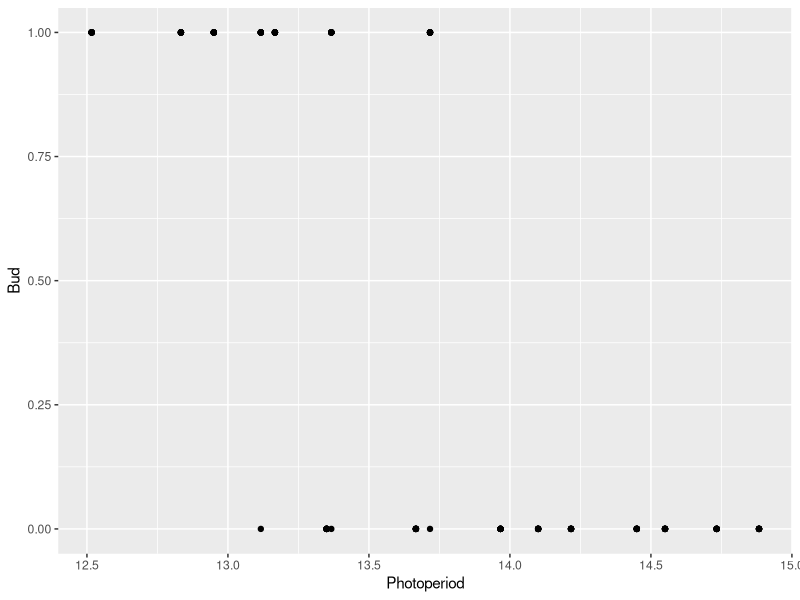
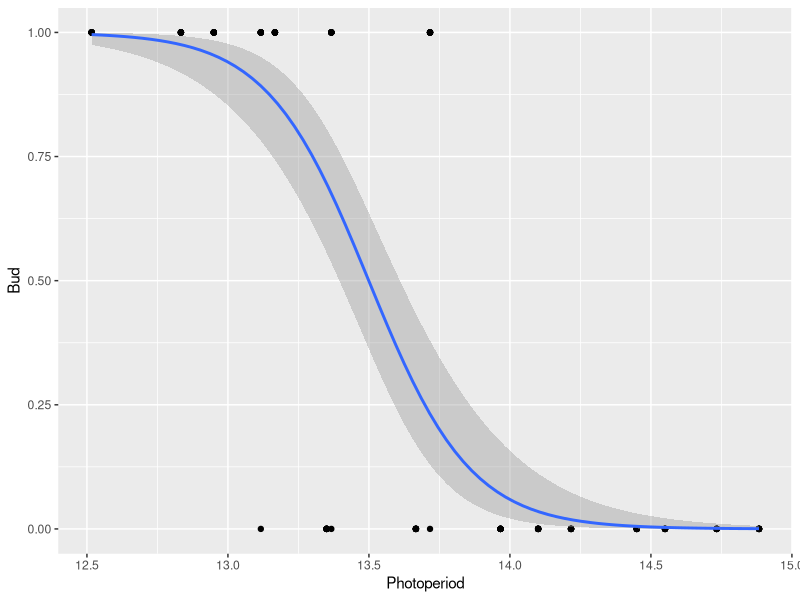
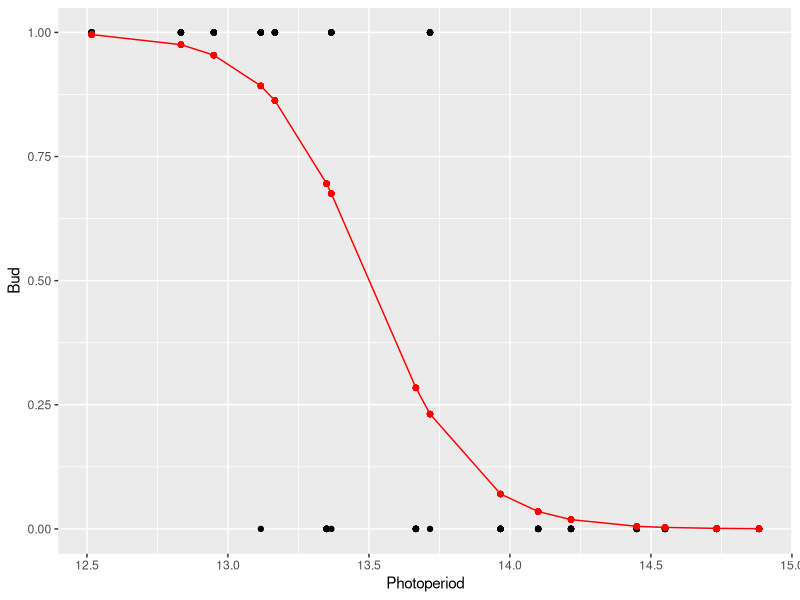
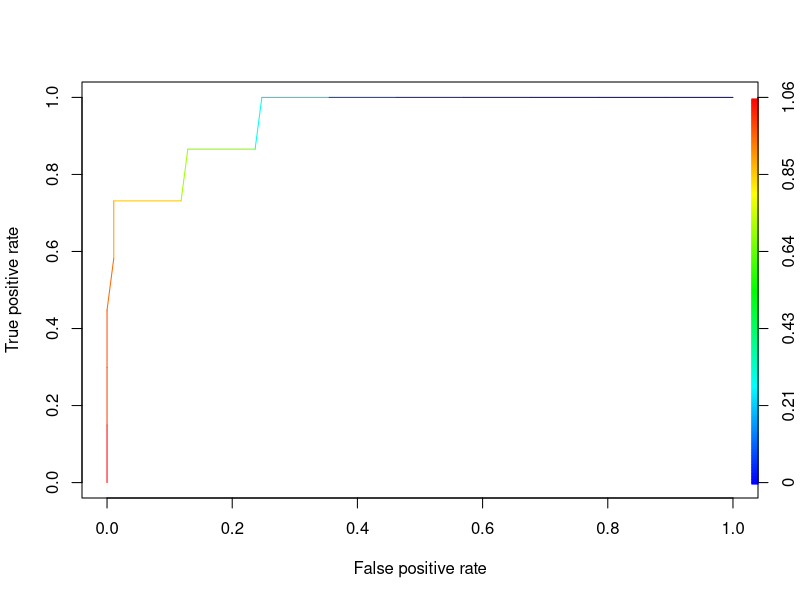
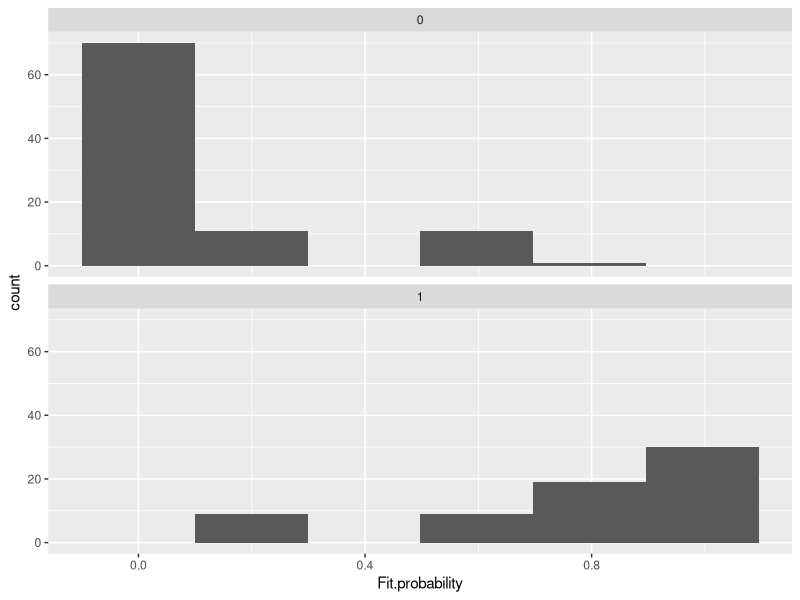

These figures' R source, in order:
library(tidyverse)
library(ROCR)

# read CSV:
( violets <- read_csv("../datasets/violets.csv", col_types=cols()) %>% 
    select(Year:Day,Photoperiod:`Bud counts`))

( chasm <- violets %>% 
    filter(`Bud type`=="Chasmogamous") %>% 
    mutate(Bud = as.numeric((`Bud counts` > 0)) ) %>% 
    select(Photoperiod,Bud) )
( g <- ggplot(chasm, aes(Photoperiod, Bud)) + geom_point() )
# #ggsave("../images/chasm.png", device="png")

chasm %>% summarize(Total=n(), With.buds = sum(Bud), Percentage = mean(Bud))

( pi.hat <- mean( chasm$Bud ) )
( chasm <- chasm %>% mutate(Null.probability = (pi.hat^Bud)*(1-pi.hat)^(1-Bud) ) )
( null.likelihood <- prod( chasm$Null.probability ) )
( null.deviance <- -2*log( null.likelihood ) )

( null.fit <- glm(Bud ~ 1, data = chasm, family=binomial) )
# summary( null.fit )

( chasm.fit <- glm(Bud ~ Photoperiod, data = chasm, family=binomial) )
summary( chasm.fit )
link <- family(chasm.fit)$link
linkinv <- family(chasm.fit)$linkinv

new <- tibble( Photoperiod = c(13,13.5,14))
responses <- predict( chasm.fit, new, type="response" )
links <- predict( chasm.fit, new, type="link", se.fit=TRUE )
(predictions <- tibble( Photoperiod = new$Photoperiod ) %>%
    mutate( Response = responses ) %>% 
    mutate( Link = links$fit ) %>% 
    mutate( Link.SE = links$se.fit ))
( predictions <- predictions %>% 
    mutate( Link.lwr = Link - 1.96*Link.SE ) %>% 
    mutate( Link.upr = Link + 1.96*Link.SE ) )
( predictions <- predictions %>% 
    mutate( Response.lwr = linkinv(Link.lwr) ) %>% 
    mutate( Response.upr = linkinv(Link.upr) ) ) 
ggplot(chasm,aes(Photoperiod,Bud))+geom_point()+geom_smooth(method="glm",method.args = list(family = "binomial"))
#ggsave("../images/chasm_fit_ci.png",device="png")

vcov(chasm.fit)

( chasm <- chasm %>% mutate(Fit.probability = chasm.fit$fitted.values) )
g + geom_point(data=chasm,aes(Photoperiod,Fit.probability),color="red") + 
  geom_line(data=chasm,aes(Photoperiod,Fit.probability),color="red")
# #ggsave("../images/chasm_fit.png",device="png")

( chasm <- chasm %>% mutate(Classifier = as.numeric(Photoperiod < 13.5 ) ) )
classifier.table <- table( chasm$Bud, chasm$Classifier )
colnames(classifier.table)=c("Bud not predicted","Bud predicted")
rownames(classifier.table)=c("Bud not observed","Bud observed")
classifier.table
mean( chasm$Bud != chasm$Classifier)
mean( chasm$Bud == chasm$Classifier)

chasm <- chasm %>% mutate(Classifier = as.numeric(Fit.probability > .90 ) )
classifier.table <- table( chasm$Bud, chasm$Classifier ) 
colnames(classifier.table)=c("Bud not predicted","Bud predicted")
rownames(classifier.table)=c("Bud not observed","Bud observed")
classifier.table
mean( chasm$Bud != chasm$Classifier)

chasm <- chasm %>% mutate(Classifier = as.numeric(Fit.probability > .05 ) )
classifier.table <- table( chasm$Bud, chasm$Classifier )
colnames(classifier.table)=c("Bud not predicted","Bud predicted")
rownames(classifier.table)=c("Bud not observed","Bud observed")
classifier.table
mean( chasm$Bud != chasm$Classifier)

pred <- prediction(chasm$Fit.probability, chasm$Bud)
perf <- performance(pred,"tpr","fpr")
plot(perf, colorize=TRUE )
auc <- performance( pred, "auc")
auc@y.values[[1]]

( counts <- chasm %>% group_by(Photoperiod) %>% summarize(N = n(), Observed = sum(Bud), Expected = mean(Fit.probability)*n(), .groups="drop"  ) )
# round( as.data.frame(counts), 3 )

chasm <- chasm %>% 
  mutate( Likelihood = (Fit.probability^Bud)*(1-Fit.probability)^(1-Bud))
( max.likelihood <- prod( chasm$Likelihood ) )
max.likelihood / null.likelihood
log( max.likelihood )
( residual.deviance <- -2*log(max.likelihood) ) 

( G2 <- -2*log(null.likelihood / max.likelihood) )
2*log(max.likelihood / null.likelihood) 
chasm.fit$null.deviance - chasm.fit$deviance
pchisq(G2, df=1, lower.tail=FALSE)

( R2.M <- 1 - (chasm.fit$deviance / chasm.fit$null.deviance) )

chasm <- chasm %>% 
  mutate( Null.residual = Bud - pi.hat ) %>% 
  mutate( Residual = Bud - Fit.probability ) %>% 
  mutate( Difference = Fit.probability - pi.hat )
( R2.S <- sum( (chasm$Difference)^2 ) / sum( (chasm$Null.residual)^2 ) )
1 - ( sum( chasm$Residual^2 ) / sum(chasm$Null.residual^2) )

ggplot(chasm,aes(Fit.probability)) + geom_histogram(bins=6) + facet_wrap(~Bud, ncol=1)
# #ggsave("../images/chasm_rd_hist.png", device="png")
chasm %>% 
  group_by(Bud) %>% 
  summarize(N=n(), Fit.average = mean(Fit.probability), .groups="drop" )
( R2.D <- .807 - .139 )
